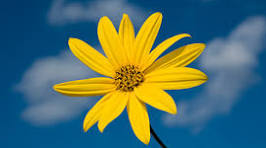
#> input picture Untitled.jpg, 266 x 148 px
$ python 'Image Resizer.py'
#> lines starting #> are read from the running program, lines starting #| are printed output that depends on the picture
import cv2

image = cv2.imread('Untitled.jpg')
#> image is the input picture: shape (148, 266, 3); mean B, G, R 102.7, 113.3, 82.3

cv2.namedWindow('Image', cv2.WINDOW_NORMAL)
small_image = cv2.resize(image, (200, 200))
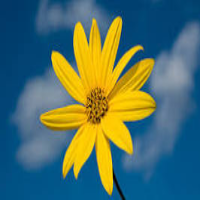
#> small_image: shape (200, 200, 3); mean B, G, R 102.6, 113.2, 82.2
medium_image = cv2.resize(image, (500, 500))
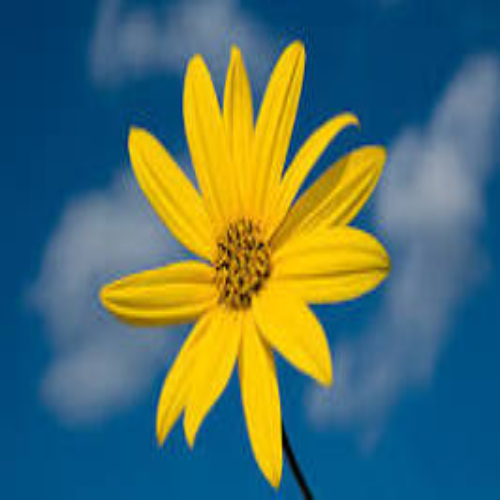
#> medium_image: shape (500, 500, 3); mean B, G, R 102.7, 113.2, 82.2
large_image = cv2.resize(image, (1000, 1000))
cv2.imshow('Normal', image)
cv2.imshow('Small Image', small_image)
cv2.imshow('Medium Image', medium_image)
cv2.imshow('Large Image', large_image)

key = cv2.waitKey(0)
#> (key Esc is pressed here)

if key == ord('s'):
    cv2.imwrite('small image.jpg', small_image)
    cv2.imwrite('medium image.jpg', medium_image)
    cv2.imwrite('large image.jpg', large_image)
    print("Saved!")
cv2.destroyAllWindows()
